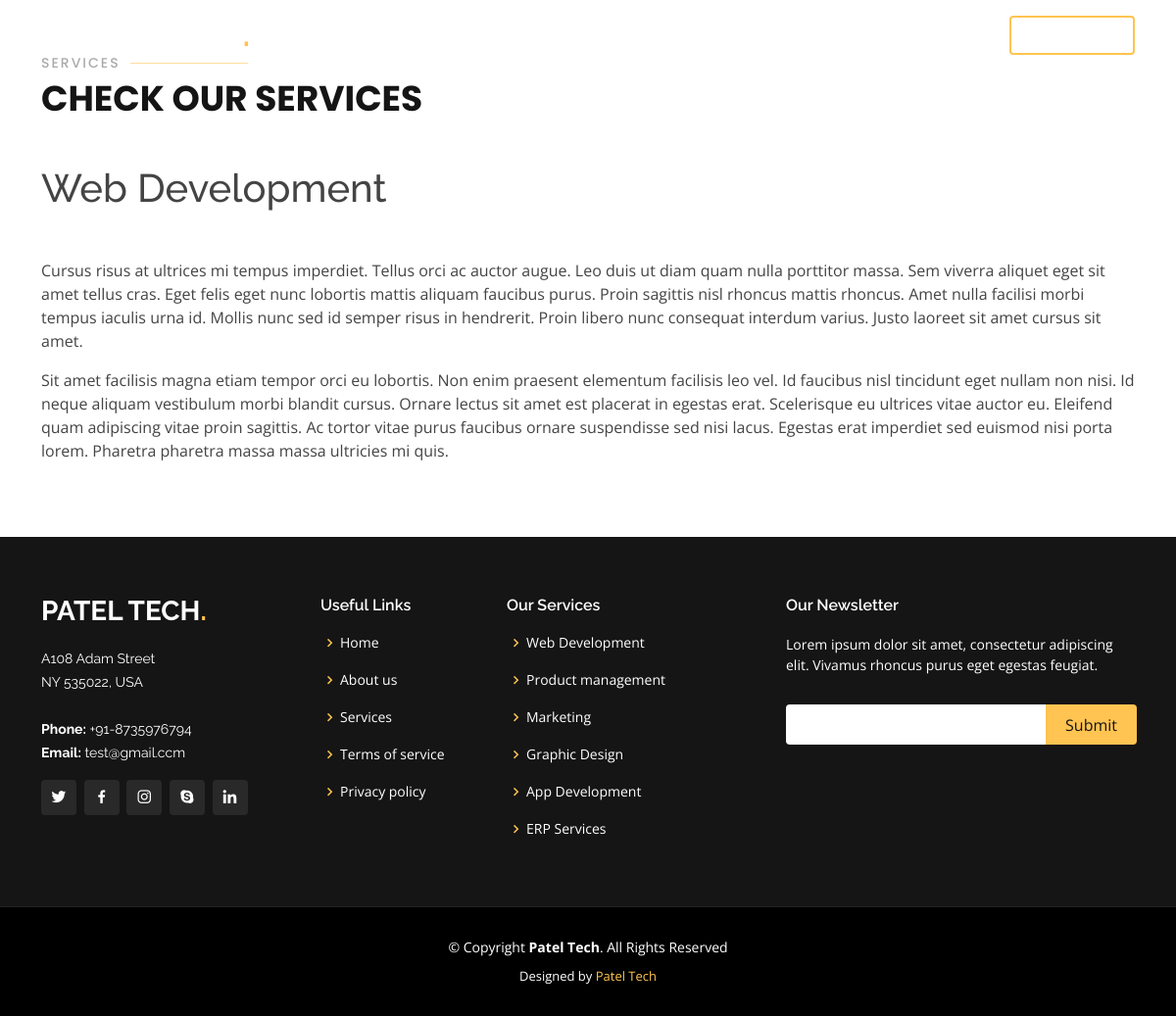
The app's page /services/web-development/ with its own data.
### blog/models.py (models this page shows, shortened)
class Header(models.Model):
    site_name = models.CharField(max_length=50)
    line1 = models.CharField(max_length=150)
    line2 = models.CharField(max_length=150)

class ServiceModel(models.Model):
    icon = models.CharField(max_length=100)
    service = models.CharField(max_length=50)
    icon_desc = models.CharField(max_length=100,default='')
    slug = AutoSlugField(populate_from ='service', unique=True,null = True,default=None)

class ServiceItem(models.Model):
    service = models.ForeignKey(ServiceModel, related_name='service_items', on_delete=models.CASCADE)
    description = models.TextField()

class Footer(models.Model):
    address = models.CharField(max_length=200)
    phone = models.CharField(max_length=10)
    email = models.EmailField()
    newsletter =  models.CharField(max_length=200)

class Social(models.Model):
    icon = models.CharField(max_length=100)
    link = models.CharField(max_length=300, default= '#')

### blog/views.py (the view)
# urls.py: path('services/<slug>/', service_detail, name='service_detail'),
def service_detail(request, slug):
    service = ServiceModel.objects.get(slug = slug)
    Servicedata = ServiceModel.objects.all()
    headerdata = Header.objects.all()
    footerdata = Footer.objects.all()
    socialdata = Social.objects.all()
    data = {
        'service': service,
        'Servicedata': Servicedata,
        'headerdata': headerdata,
        'footerdata': footerdata,
        'socialdata': socialdata
    }
    return render(request, 'blog/service_detail.html', data)

### blog/templates/blog/service_detail.html
{% extends "blog/base.html" %}
{% block service_detail %}
<section id="service-details" class="service-details">
    <div class="container" data-aos="fade-up">
        <div class="section-title">
            <h2>Services</h2>
            <p>Check our Services</p>
        </div>
        <div class="section-title">
            <h1>{{ service.service }}</h1>
        </div>
        <div class="row">
            <div class="col-lg-12">
                <div class="service-description">
                {% for item in service.service_items.all %}
                    <p>{{ item.description | safe }}</p>
                {% endfor %}
                </div>
            </div>
        </div>
    </div>
</section>
{% endblock %}

### blog/templates/blog/header.html (shortened to what this page needs)
<head>
  <link href="/static/assets/vendor/aos/aos.css" rel="stylesheet">
  <link href="/static/assets/vendor/bootstrap/css/bootstrap.min.css" rel="stylesheet">
  <link href="/static/assets/vendor/bootstrap-icons/bootstrap-icons.css" rel="stylesheet">
  <link href="/static/assets/vendor/boxicons/css/boxicons.min.css" rel="stylesheet">
  <link href="/static/assets/vendor/glightbox/css/glightbox.min.css" rel="stylesheet">
  <link href="/static/assets/vendor/remixicon/remixicon.css" rel="stylesheet">
  <link href="/static/assets/vendor/swiper/swiper-bundle.min.css" rel="stylesheet">
  <link href="/static/assets/css/style.css" rel="stylesheet">
</head>
<body>
  <header id="header" class="fixed-top ">
    <div class="container d-flex align-items-center justify-content-lg-between">
        {% for n in  headerdata %}
      <h1 class="logo me-auto me-lg-0"><a href="{% url 'home' %}">{{ n.site_name }}<span>.</span></a></h1>
      {% endfor %}
      <nav id="navbar" class="navbar order-last order-lg-0">
        <ul>
          <li class= "{% if request.path == '/' %} active {% endif %}"><a class="nav-link scrollto" href="{% url 'home' %}">Home</a></li>
          <li class= "{% if request.path == '/about/' %} active {% endif %}"><a class="nav-link scrollto" href="{% url 'about' %}">About</a></li>
          <li class= "{% if request.path == '/services/' %} active {% endif %}"><a class="nav-link scrollto" href="{% url 'services' %}">Services</a></li>
          <li class= "{% if request.path == '/portfolio/' %} active {% endif %}"><a class="nav-link scrollto " href="{% url 'port' %}">Portfolio</a></li>
          <li class= "{% if request.path == '/team/' %} active {% endif %}"><a class="nav-link scrollto" href="{% url 'team' %}">Team</a></li>
          <li><a class="nav-link scrollto" href="{% url 'contact' %}">Contact</a></li>
        </ul>
      </nav>
      <a href="{% url 'about' %}" class="get-started-btn scrollto">Get Started</a>
    </div>
  </header>

### blog/templates/blog/footer.html (shortened to what this page needs)
<footer id="footer">
  <div class="footer-top">
    <div class="container">
      <div class="row">
        <div class="col-lg-3 col-md-6">
          <div class="footer-info">
            {% for n in headerdata %}
            <h3>{{n.site_name}}<span>.</span></h3>
            {% endfor %}
            {% for n in footerdata %}
            <p> {{ n.address | safe }}<br><br>
              <strong>Phone:</strong> +91-{{ n.phone }}<br>
              <strong>Email:</strong> {{ n.email }}<br>
            </p>
            {% endfor %}
            <div class="social-links mt-3">
              {% for n in socialdata %}
              <a href="{{ n.link }}" class="twitter"><i class="{{ n.icon }}"></i></a>
              {% endfor %}
            </div>
          </div>
        </div>
        <div class="col-lg-2 col-md-6 footer-links">
          <h4>Useful Links</h4>
          <ul>
            <li><i class="bx bx-chevron-right"></i> <a href="#">Home</a></li>
            <li><i class="bx bx-chevron-right"></i> <a href="#">About us</a></li>
            <li><i class="bx bx-chevron-right"></i> <a href="#">Services</a></li>
            <li><i class="bx bx-chevron-right"></i> <a href="#">Terms of service</a></li>
            <li><i class="bx bx-chevron-right"></i> <a href="#">Privacy policy</a></li>
          </ul>
        </div>
        <div class="col-lg-3 col-md-6 footer-links">
          <h4>Our Services</h4>
          <ul>
            {% for n in Servicedata %}
            <li><i class="bx bx-chevron-right"></i> <a href="{% url 'services' %}">{{ n.service }}</a></li>
            {% endfor %}
          </ul>
        </div>
        <div class="col-lg-4 col-md-6 footer-newsletter">
          <h4>Our Newsletter</h4>
          {% for n in footerdata %}
          <p>{{ n.newsletter }}</p>
          {% endfor %}
          <form id="newsletter-form" action="{% url 'subscribe' %}" method="post">
            <input type="email" name="email" id="email" required>
            <input type="submit">
          </form>
        </div>
      </div>
    </div>
  </div>
  <div class="container">
    {% for n in headerdata %}
    <div class="copyright">
      &copy; Copyright <strong><span>{{n.site_name}}</span></strong>. All Rights Reserved
    </div>
    {% endfor %}
    {% for n in headerdata %}
    <div class="credits">
      Designed by <a href="https://bootstrapmade.com/">{{n.site_name}}</a>
    </div>
    {% endfor %}
  </div>
</footer>

### static/assets/css/style.css (style rules this page uses)
body { font-family: "Open Sans", sans-serif; color: #444444; }
a { color: #ffc451; text-decoration: none; }
h1, h2, h3, h4, h5, h6 { font-family: "Raleway", sans-serif; }
#header { transition: all 0.5s; z-index: 997; padding: 15px 0; }
#header .logo { font-size: 32px; margin: 0; padding: 0; line-height: 1; font-weight: 700; letter-spacing: 2px; text-transform: uppercase; }
#header .logo a { color: #fff; }
#header .logo a span { color: #ffc451; }
.get-started-btn { color: #fff; border-radius: 4px; padding: 7px 25px 8px 25px; white-space: nowrap; transition: 0.3s; font-size: 14px; display: inline-block; border: 2px solid #ffc451; }
.navbar { padding: 0; }
.navbar ul { margin: 0; padding: 0; display: flex; list-style: none; align-items: center; }
.navbar li { position: relative; }
.navbar a, .navbar a:focus { display: flex; align-items: center; justify-content: space-between; padding: 10px 0 10px 30px; font-size: 15px; font-weight: 600; color: #fff; white-space: nowrap; transition: 0.3s; }
section { padding: 60px 0; overflow: hidden; }
.section-title { padding-bottom: 40px; }
.section-title h2 { font-size: 14px; font-weight: 500; padding: 0; line-height: 1px; margin: 0 0 5px 0; letter-spacing: 2px; text-transform: uppercase; color: #aaaaaa; font-family: "Poppins", sans-serif; }
.section-title h2::after { content: ""; width: 120px; height: 1px; display: inline-block; background: #ffde9e; margin: 4px 10px; }
.section-title p { margin: 0; margin: 0; font-size: 36px; font-weight: 700; text-transform: uppercase; font-family: "Poppins", sans-serif; color: #151515; }
#footer { background: black; padding: 0 0 30px 0; color: #fff; font-size: 14px; }
#footer .footer-top { background: #151515; border-bottom: 1px solid #222222; padding: 60px 0 30px 0; }
#footer .footer-top .footer-info { margin-bottom: 30px; }
#footer .footer-top .footer-info h3 { font-size: 28px; margin: 0 0 20px 0; padding: 2px 0 2px 0; line-height: 1; font-weight: 700; text-transform: uppercase; }
#footer .footer-top .footer-info h3 span { color: #ffc451; }
#footer .footer-top .footer-info p { font-size: 14px; line-height: 24px; margin-bottom: 0; font-family: "Raleway", sans-serif; color: #fff; }
#footer .footer-top .social-links a { font-size: 18px; display: inline-block; background: #292929; color: #fff; line-height: 1; padding: 8px 0; margin-right: 4px; border-radius: 4px; text-align: center; width: 36px; height: 36px; transition: 0.3s; }
#footer .footer-top h4 { font-size: 16px; font-weight: 600; color: #fff; position: relative; padding-bottom: 12px; }
#footer .footer-top .footer-links { margin-bottom: 30px; }
#footer .footer-top .footer-links ul { list-style: none; padding: 0; margin: 0; }
#footer .footer-top .footer-links ul i { padding-right: 2px; color: #ffc451; font-size: 18px; line-height: 1; }
#footer .footer-top .footer-links ul li { padding: 10px 0; display: flex; align-items: center; }
#footer .footer-top .footer-links ul li:first-child { padding-top: 0; }
#footer .footer-top .footer-links ul a { color: #fff; transition: 0.3s; display: inline-block; line-height: 1; }
#footer .footer-top .footer-newsletter form { margin-top: 30px; background: #fff; padding: 6px 10px; position: relative; border-radius: 4px; }
#footer .footer-top .footer-newsletter form input[type=email] { border: 0; padding: 4px; width: calc(100% - 110px); }
#footer .footer-top .footer-newsletter form input[type=submit] { position: absolute; top: 0; right: -2px; bottom: 0; border: 0; background: none; font-size: 16px; padding: 0 20px; background: #ffc451; color: #151515; transition: 0.3s; border-radius: 0 4px 4px 0; }
#footer .copyright { text-align: center; padding-top: 30px; }
#footer .credits { padding-top: 10px; text-align: center; font-size: 13px; color: #fff; }

### records on screen
Header: site_name "PATEL TECH", site_name "Patel Tech"
ServiceModel: service "Web Development"
ServiceItem: description "Cursus risus at ultrices mi tempus imperdiet. Tellus orci ac auctor augue. Leo duis ut diam quam nulla porttitor massa. Sem viverra aliquet eget sit amet tellus cras. Eget felis eget nunc lobortis mattis aliquam faucibus purus. Proin sagittis nisl rhoncus mattis rhoncus. Amet nulla facilisi morbi tempus iaculis urna id. Mollis nunc sed id semper risus in hendrerit. Proin libero nunc consequat interdum varius. Justo laoreet sit amet cursus sit amet."
ServiceItem: description "Sit amet facilisis magna etiam tempor orci eu lobortis. Non enim praesent elementum facilisis leo vel. Id faucibus nisl tincidunt eget nullam non nisi. Id neque aliquam vestibulum morbi blandit cursus. Ornare lectus sit amet est placerat in egestas erat. Scelerisque eu ultrices vitae auctor eu. Eleifend quam adipiscing vitae proin sagittis. Ac tortor vitae purus faucibus ornare suspendisse sed nisi lacus. Egestas erat imperdiet sed euismod nisi porta lorem. Pharetra pharetra massa massa ultricies mi quis."
Footer: address "A108 Adam Street NY 535022, USA", phone "8735976794", email "test@gmail.ccm", newsletter "Lorem ipsum dolor sit amet, consectetur adipiscing elit. Vivamus rhoncus purus eget egestas feugiat."
ServiceModel: service "Product management"
ServiceModel: service "Marketing"
ServiceModel: service "Graphic Design"
ServiceModel: service "App Development"
ServiceModel: service "ERP Services"
